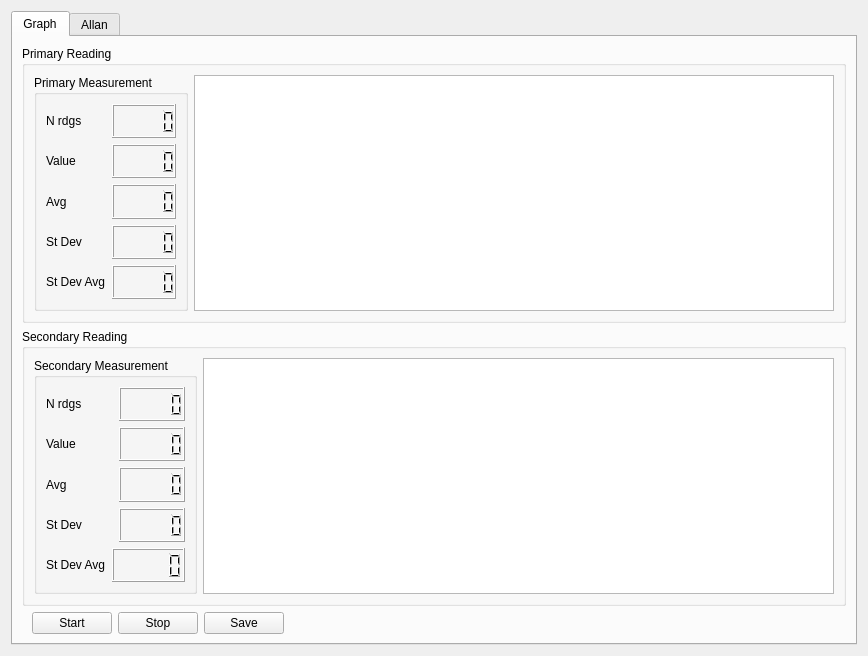
<?xml version="1.0" encoding="UTF-8"?>
<ui version="4.0">
 <class>Form</class>
 <widget class="QWidget" name="Form">
  <property name="geometry">
   <rect>
    <x>0</x>
    <y>0</y>
    <width>868</width>
    <height>656</height>
   </rect>
  </property>
  <property name="windowTitle">
   <string>Form</string>
  </property>
  <layout class="QVBoxLayout" name="verticalLayout">
   <item>
    <widget class="QTabWidget" name="tabWidget">
     <property name="currentIndex">
      <number>0</number>
     </property>
     <widget class="QWidget" name="graph_tab">
      <attribute name="title">
       <string>Graph</string>
      </attribute>
      <layout class="QVBoxLayout" name="verticalLayout_4">
       <item>
        <widget class="QGroupBox" name="prim_groupbox">
         <property name="title">
          <string>Primary Reading</string>
         </property>
         <layout class="QVBoxLayout" name="verticalLayout_5">
          <item>
           <layout class="QHBoxLayout" name="horizontalLayout">
            <item>
             <widget class="QGroupBox" name="prim_meas_groupbox">
              <property name="title">
               <string>Primary Measurement</string>
              </property>
              <layout class="QVBoxLayout" name="verticalLayout_2">
               <item>
                <layout class="QHBoxLayout" name="horizontalLayout_2">
                 <item>
                  <widget class="QLabel" name="label_4">
                   <property name="text">
                    <string>N rdgs</string>
                   </property>
                  </widget>
                 </item>
                 <item>
                  <widget class="QLCDNumber" name="prim_nrdgs_lcdnumber"/>
                 </item>
                </layout>
               </item>
               <item>
                <layout class="QHBoxLayout" name="horizontalLayout_12">
                 <item>
                  <widget class="QLabel" name="label_9">
                   <property name="text">
                    <string>Value</string>
                   </property>
                  </widget>
                 </item>
                 <item>
                  <widget class="QLCDNumber" name="prim_value_lcdnumber"/>
                 </item>
                </layout>
               </item>
               <item>
                <layout class="QHBoxLayout" name="horizontalLayout_8">
                 <item>
                  <widget class="QLabel" name="label_5">
                   <property name="text">
                    <string>Avg</string>
                   </property>
                  </widget>
                 </item>
                 <item>
                  <widget class="QLCDNumber" name="prim_avg_lcdnumber"/>
                 </item>
                </layout>
               </item>
               <item>
                <layout class="QHBoxLayout" name="horizontalLayout_9">
                 <item>
                  <widget class="QLabel" name="label_6">
                   <property name="minimumSize">
                    <size>
                     <width>60</width>
                     <height>0</height>
                    </size>
                   </property>
                   <property name="text">
                    <string>St Dev</string>
                   </property>
                  </widget>
                 </item>
                 <item>
                  <widget class="QLCDNumber" name="prim_stdev_lcdnumber"/>
                 </item>
                </layout>
               </item>
               <item>
                <layout class="QHBoxLayout" name="horizontalLayout_10">
                 <item>
                  <widget class="QLabel" name="label_8">
                   <property name="sizePolicy">
                    <sizepolicy hsizetype="Fixed" vsizetype="Preferred">
                     <horstretch>0</horstretch>
                     <verstretch>0</verstretch>
                    </sizepolicy>
                   </property>
                   <property name="minimumSize">
                    <size>
                     <width>60</width>
                     <height>0</height>
                    </size>
                   </property>
                   <property name="text">
                    <string>St Dev Avg</string>
                   </property>
                  </widget>
                 </item>
                 <item>
                  <widget class="QLCDNumber" name="prim_stdevavg_lcdnumber"/>
                 </item>
                </layout>
               </item>
              </layout>
             </widget>
            </item>
            <item>
             <widget class="PlotWidget" name="prim_plotwidget"/>
            </item>
           </layout>
          </item>
         </layout>
        </widget>
       </item>
       <item>
        <widget class="QGroupBox" name="sec_groupbox">
         <property name="title">
          <string>Secondary Reading</string>
         </property>
         <layout class="QVBoxLayout" name="verticalLayout_6">
          <item>
           <layout class="QHBoxLayout" name="horizontalLayout_3">
            <item>
             <widget class="QGroupBox" name="sec_meas_groupbox">
              <property name="title">
               <string>Secondary Measurement</string>
              </property>
              <layout class="QVBoxLayout" name="verticalLayout_3">
               <item>
                <layout class="QHBoxLayout" name="horizontalLayout_4">
                 <item>
                  <widget class="QLabel" name="label">
                   <property name="text">
                    <string>N rdgs</string>
                   </property>
                  </widget>
                 </item>
                 <item>
                  <widget class="QLCDNumber" name="sec_nrdgs_lcdnumber"/>
                 </item>
                </layout>
               </item>
               <item>
                <layout class="QHBoxLayout" name="horizontalLayout_13">
                 <item>
                  <widget class="QLabel" name="label_10">
                   <property name="text">
                    <string>Value</string>
                   </property>
                  </widget>
                 </item>
                 <item>
                  <widget class="QLCDNumber" name="sec_value_lcdnumber"/>
                 </item>
                </layout>
               </item>
               <item>
                <layout class="QHBoxLayout" name="horizontalLayout_6">
                 <item>
                  <widget class="QLabel" name="label_2">
                   <property name="text">
                    <string>Avg</string>
                   </property>
                  </widget>
                 </item>
                 <item>
                  <widget class="QLCDNumber" name="sec_avg_lcdnumber"/>
                 </item>
                </layout>
               </item>
               <item>
                <layout class="QHBoxLayout" name="horizontalLayout_7">
                 <item>
                  <widget class="QLabel" name="label_3">
                   <property name="text">
                    <string>St Dev</string>
                   </property>
                  </widget>
                 </item>
                 <item>
                  <widget class="QLCDNumber" name="sec_stdev_lcdnumber"/>
                 </item>
                </layout>
               </item>
               <item>
                <layout class="QHBoxLayout" name="horizontalLayout_11">
                 <item>
                  <widget class="QLabel" name="label_7">
                   <property name="sizePolicy">
                    <sizepolicy hsizetype="Fixed" vsizetype="Preferred">
                     <horstretch>0</horstretch>
                     <verstretch>0</verstretch>
                    </sizepolicy>
                   </property>
                   <property name="minimumSize">
                    <size>
                     <width>60</width>
                     <height>0</height>
                    </size>
                   </property>
                   <property name="text">
                    <string>St Dev Avg</string>
                   </property>
                  </widget>
                 </item>
                 <item>
                  <widget class="QLCDNumber" name="sec_stdevavg_lcdnumber"/>
                 </item>
                </layout>
               </item>
              </layout>
             </widget>
            </item>
            <item>
             <widget class="PlotWidget" name="sec_plotwidget"/>
            </item>
           </layout>
          </item>
         </layout>
        </widget>
       </item>
       <item>
        <layout class="QHBoxLayout" name="horizontalLayout_5">
         <item>
          <spacer name="horizontalSpacer_2">
           <property name="orientation">
            <enum>Qt::Horizontal</enum>
           </property>
           <property name="sizeType">
            <enum>QSizePolicy::Fixed</enum>
           </property>
           <property name="sizeHint" stdset="0">
            <size>
             <width>10</width>
             <height>20</height>
            </size>
           </property>
          </spacer>
         </item>
         <item>
          <widget class="QPushButton" name="start_pushbutton">
           <property name="text">
            <string>Start</string>
           </property>
          </widget>
         </item>
         <item>
          <widget class="QPushButton" name="stop_pushbutton">
           <property name="text">
            <string>Stop</string>
           </property>
          </widget>
         </item>
         <item>
          <widget class="QPushButton" name="save_pushbutton">
           <property name="text">
            <string>Save</string>
           </property>
          </widget>
         </item>
         <item>
          <spacer name="horizontalSpacer">
           <property name="orientation">
            <enum>Qt::Horizontal</enum>
           </property>
           <property name="sizeHint" stdset="0">
            <size>
             <width>40</width>
             <height>20</height>
            </size>
           </property>
          </spacer>
         </item>
        </layout>
       </item>
      </layout>
     </widget>
     <widget class="QWidget" name="allan_tab">
      <attribute name="title">
       <string>Allan</string>
      </attribute>
      <layout class="QVBoxLayout" name="verticalLayout_7">
       <item>
        <widget class="QGroupBox" name="allan_groupbox">
         <property name="title">
          <string>Allan Graph</string>
         </property>
         <layout class="QVBoxLayout" name="verticalLayout_8">
          <item>
           <widget class="PlotWidget" name="allan_plotwidget"/>
          </item>
          <item>
           <layout class="QHBoxLayout" name="horizontalLayout_14">
            <item>
             <widget class="QPushButton" name="allan_generate_pushbutton">
              <property name="text">
               <string>Generate</string>
              </property>
             </widget>
            </item>
            <item>
             <spacer name="horizontalSpacer_3">
              <property name="orientation">
               <enum>Qt::Horizontal</enum>
              </property>
              <property name="sizeHint" stdset="0">
               <size>
                <width>40</width>
                <height>20</height>
               </size>
              </property>
             </spacer>
            </item>
           </layout>
          </item>
         </layout>
        </widget>
       </item>
      </layout>
     </widget>
    </widget>
   </item>
  </layout>
 </widget>
 <customwidgets>
  <customwidget>
   <class>PlotWidget</class>
   <extends>QGraphicsView</extends>
   <header>pyqtgraph</header>
  </customwidget>
 </customwidgets>
 <resources/>
 <connections/>
</ui>
